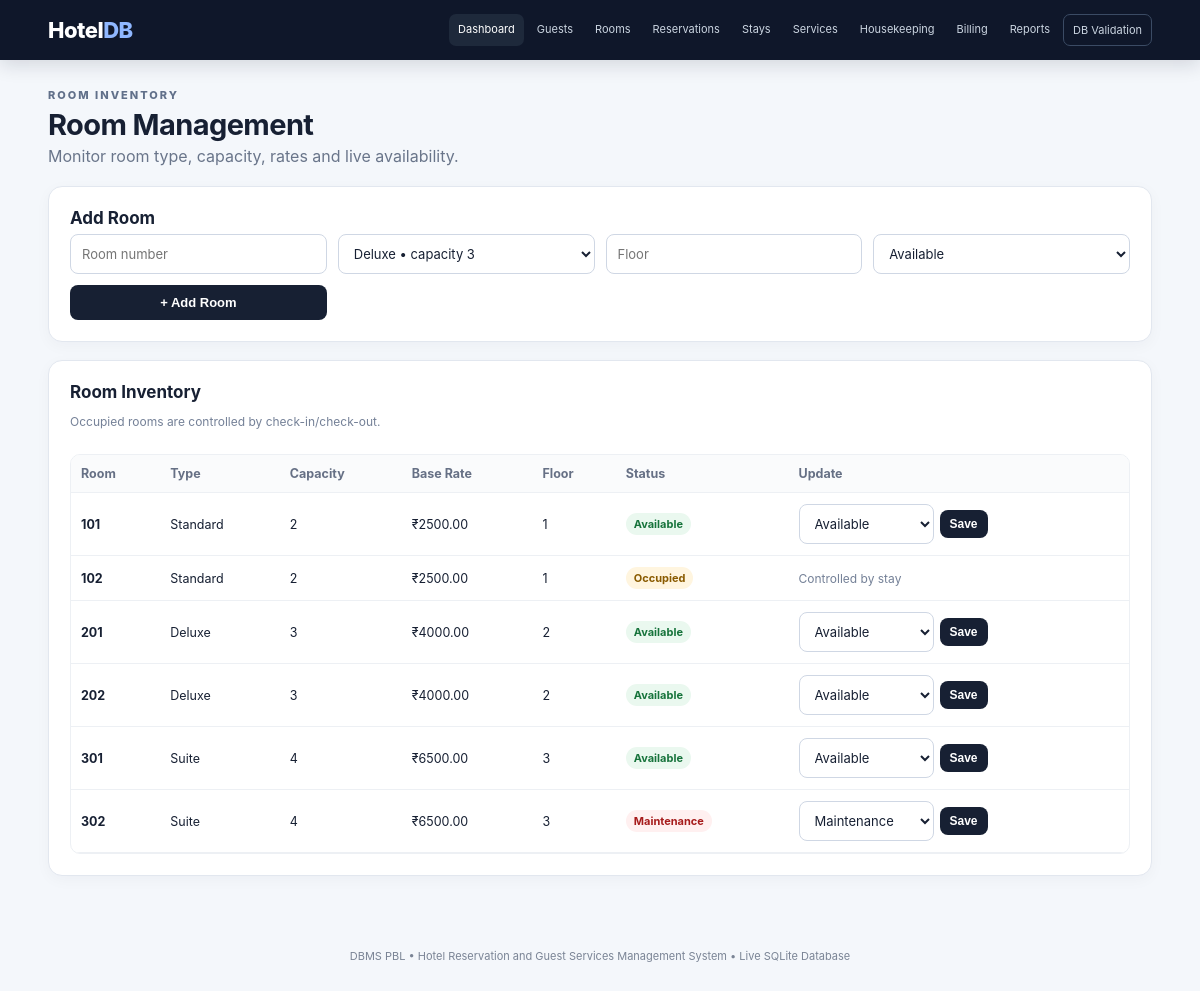
Screenshot of /rooms with the database file from the repository.
### tables this page shows
CREATE TABLE room (
    room_id INTEGER PRIMARY KEY AUTOINCREMENT,
    room_number TEXT NOT NULL UNIQUE,
    room_type_id INTEGER NOT NULL,
    floor INTEGER NOT NULL CHECK (floor >= 0),
    status TEXT NOT NULL DEFAULT 'Available'
        CHECK (status IN ('Available','Occupied','Maintenance','Cleaning')),
    FOREIGN KEY (room_type_id) REFERENCES room_type(room_type_id)
);

CREATE TABLE room_type (
    room_type_id INTEGER PRIMARY KEY AUTOINCREMENT,
    type_name TEXT NOT NULL UNIQUE,
    description TEXT,
    capacity INTEGER NOT NULL CHECK (capacity > 0),
    base_rate REAL NOT NULL CHECK (base_rate >= 0)
);

### app.py (the view)
@app.route("/rooms")
def rooms():
    data = rows("""SELECT r.*, rt.type_name, rt.capacity, rt.base_rate
                 FROM room r JOIN room_type rt ON r.room_type_id=rt.room_type_id
                 ORDER BY r.room_number""")
    types = rows("SELECT * FROM room_type ORDER BY type_name")
    return render_template("rooms.html", rooms=data, types=types)

### app.py (called while the page is built)
def get_db():
    conn = sqlite3.connect(DB_PATH)
    conn.row_factory = sqlite3.Row
    conn.execute("PRAGMA foreign_keys = ON")
    return conn

def rows(sql, params=()):
    conn = get_db()
    result = conn.execute(sql, params).fetchall()
    conn.close()
    return result

@app.context_processor
def common():
    return {"today": date.today().isoformat()}

### app/templates/rooms.html
{% extends 'base.html' %}{% block title %}Rooms{% endblock %}
{% block content %}
<div class="page-title"><div><p class="eyebrow dark">ROOM INVENTORY</p><h1>Room Management</h1><p>Monitor room type, capacity, rates and live availability.</p></div></div>
<section class="panel form-panel"><h2>Add Room</h2><form method="post" action="/rooms/add" class="grid-form"><input name="room_number" placeholder="Room number" required><select name="room_type_id" required>{% for t in types %}<option value="{{t.room_type_id}}">{{t.type_name}} • capacity {{t.capacity}}</option>{% endfor %}</select><input type="number" name="floor" min="0" placeholder="Floor" required><select name="status"><option>Available</option><option>Maintenance</option><option>Cleaning</option></select><button class="button">+ Add Room</button></form></section>
<section class="panel"><div class="panel-head"><div><h2>Room Inventory</h2><p class="muted">Occupied rooms are controlled by check-in/check-out.</p></div></div><div class="table-wrap"><table><thead><tr><th>Room</th><th>Type</th><th>Capacity</th><th>Base Rate</th><th>Floor</th><th>Status</th><th>Update</th></tr></thead><tbody>
{% for r in rooms %}<tr><td><strong>{{r.room_number}}</strong></td><td>{{r.type_name}}</td><td>{{r.capacity}}</td><td>₹{{'%.2f'|format(r.base_rate)}}</td><td>{{r.floor}}</td><td><span class="status {{r.status|lower}}">{{r.status}}</span></td><td>{% if r.status != 'Occupied' %}<form method="post" action="/rooms/{{r.room_id}}/status" class="inline"><select name="status"><option {% if r.status=='Available' %}selected{% endif %}>Available</option><option {% if r.status=='Cleaning' %}selected{% endif %}>Cleaning</option><option {% if r.status=='Maintenance' %}selected{% endif %}>Maintenance</option></select><button class="button small">Save</button></form>{% else %}<span class="muted">Controlled by stay</span>{% endif %}</td></tr>
{% endfor %}</tbody></table></div></section>
{% endblock %}

### app/static/style.css (style rules this page uses)
* { box-sizing:border-box }
html { scroll-behavior:smooth }
body { margin:0;font-family:Inter,Segoe UI,Arial,sans-serif;background:#f4f7fb;color:#172033 }
.eyebrow { font-size:11px;letter-spacing:2px;color:#a9bedc;font-weight:800;margin:0 }
.eyebrow.dark { color:#61708a }
.button { border:0;background:#172033;color:#fff;padding:10px 14px;border-radius:8px;cursor:pointer;text-decoration:none;font-size:13px;display:inline-block;font-weight:650;transition:.15s }
.button.small { padding:7px 10px;font-size:12px }
.quick-card span,.muted { color:#748097;font-size:12px }
.panel { background:#fff;border:1px solid #e2e7ef;border-radius:14px;padding:21px;margin:18px 0;box-shadow:0 4px 15px rgba(20,30,50,.035) }
.panel h2 { margin:0 0 6px;font-size:17px }
.panel-head,.section-heading { display:flex;justify-content:space-between;align-items:center;gap:15px;margin-bottom:13px }
.page-title { display:flex;justify-content:space-between;align-items:end;gap:20px;margin:5px 0 20px }
.page-title h1 { margin:5px 0 4px;font-size:29px;letter-spacing:-.6px }
.page-title p:not(.eyebrow) { margin:0;color:#69758a }
.form-panel { max-width:1150px }
.grid-form { display:grid;grid-template-columns:repeat(4,1fr);gap:11px }
input,select { width:100%;padding:10px 11px;border:1px solid #cfd7e4;border-radius:8px;background:#fff;color:#172033;font:inherit;font-size:13px }
table { border-collapse:collapse;width:100%;font-size:12.5px }
th,td { text-align:left;padding:11px 10px;border-bottom:1px solid #edf0f4;vertical-align:middle }
th { color:#667085;background:#fafbfc;font-weight:700;position:sticky;top:0 }
.table-wrap { overflow:auto;border:1px solid #edf0f4;border-radius:10px }
.status { display:inline-flex;padding:4px 8px;border-radius:999px;background:#eef2f7;color:#475467;font-size:11px;font-weight:700;white-space:nowrap }
.status.available,.status.paid,.status.completed { background:#eaf8ef;color:#16733b }
.status.occupied,.status.in-progress { background:#fff5df;color:#8a5b00 }
.status.maintenance,.status.cancelled { background:#fff0f0;color:#a61b1b }
.inline { display:flex;gap:6px;align-items:center }
.inline select { width:135px }

### rows the page displays
room: room_number "101", type_name "Standard", capacity "2", floor "1", status "Available"
room_type: base_rate "2500.00"
room: room_number "102", type_name "Standard", capacity "2", floor "1", status "Occupied", shows "Controlled by stay"
room: room_number "201", type_name "Deluxe", capacity "3", floor "2", status "Available"
room_type: base_rate "4000.00"
room: room_number "202", type_name "Deluxe", capacity "3", floor "2", status "Available"
room: room_number "301", type_name "Suite", capacity "4", floor "3", status "Available"
room_type: base_rate "6500.00"
room: room_number "302", type_name "Suite", capacity "4", floor "3", status "Maintenance"

### other values shown
form field room_type_id "Deluxe • capacity 3"
